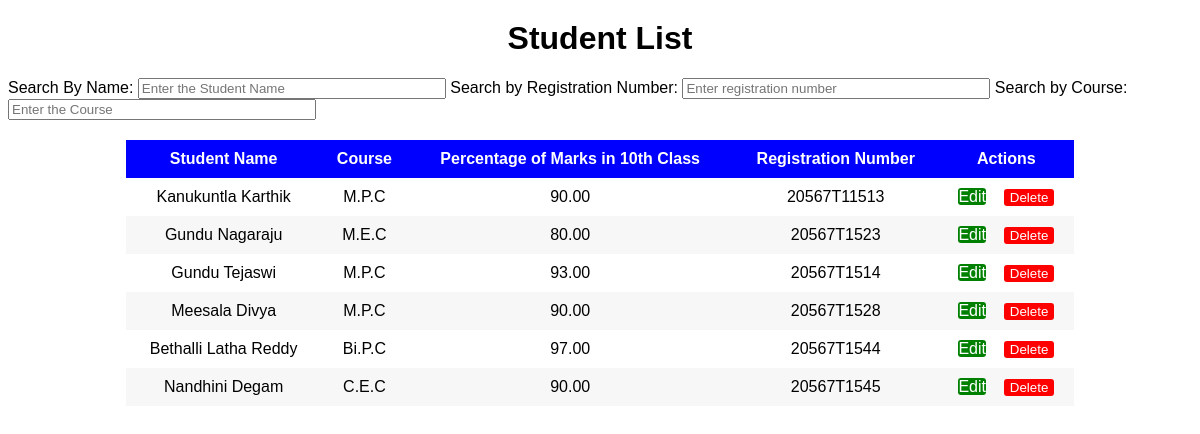
The page /students/ on the database its author committed.
### Student_List/models.py (models this page shows)
class Student(models.Model):
    COURSE_CHOICES = [
        ('Bi.P.C', 'Bi.P.C'),
        ('M.P.C', 'M.P.C'),
        ('M.E.C', 'M.E.C'),
        ('C.E.C', 'C.E.C'),
    ]
    GENDER_CHOICES = [
        ('Male', 'Male'),
        ('Female', 'Female'),
    ]
    COACHING_CHOICES = [
        ('AP CET', 'AP CET'),
        ('IIT', 'IIT'),
        ('AIEEE', 'AIEEE'),
    ]
    HOSTEL_DAY_CHOICES = [
        ('Day Scholer', 'Day Scholer'),
        ('Hostel', 'Hostel'),
    ]
    name=models.CharField(max_length=100)
    roll_number=models.CharField(max_length=10)
    email=models.EmailField(blank=True, default=None, null=True)
    course=models.CharField(max_length=10,choices=COURSE_CHOICES)
    dob=models.DateField(blank=True, default=None, null=True)
    father_name=models.CharField(max_length=20, blank=True, default=None, null=True)
    mother_name=models.CharField(max_length=20, blank=True, default=None, null=True)
    gender=models.CharField(choices=GENDER_CHOICES, max_length=10)
    phone_number=models.CharField(max_length=10, blank=True, default=None, null=True)
    hobbies=models.CharField(blank=True, default=None, null=True, max_length=20)
    percentage_marks=models.DecimalField(max_digits=4,decimal_places=2)
    coaching=models.CharField(choices=COACHING_CHOICES, max_length=10)
    hostel_day=models.CharField(choices=HOSTEL_DAY_CHOICES, max_length=15)
    address=models.CharField(max_length=250, blank=True, default=None, null=True)
    about_yourself=models.CharField(max_length=500, blank=True, default=None, null=True)
    student_photo=models.ImageField(upload_to='images/', null=True)

### Student_List/views.py (the view)
# urls.py: path('students/',views.getall_students,name='students'),
def getall_students(request):
    Data=Student.objects.all()
    return render(request,'application1/student_display.html', {'students':Data})

### templates/application1/student_display.html (shortened to what this page needs)
<!DOCTYPE html>
{% load static %}
<html lang="en">
<head>
    <link rel="stylesheet" href="{% static 'CSS/student_display.css' %}">
</head>
<body>
    <h1>Student List</h1>
    <span>
        <label for="searchName" class="label">Search By Name:</label>
        <input type="text" id="searchName" placeholder="Enter the Student Name" class="C" onkeyup="filterTable()">
    </span>
    <span>
        <label for="searchRoll" class="label">Search by Registration Number:</label>
        <input type="text" id="searchRoll" placeholder="Enter registration number" class="C" onkeyup="filterTable()">
    </span>
    <span>
        <label for="searchCourse" class="label">Search by Course:</label>
        <input type="text" id="searchCourse" placeholder="Enter the Course" class="C" onkeyup="filterTable()">
    </span>
    <table id="studentsTable">
        <tr>
            <th>Student Name</th>
            <th>Course</th>
            <th>Percentage of Marks in 10th Class</th>
            <th>Registration Number</th>
            <th>Actions</th>
        </tr>
        {% for student in students %}
        <tr>
            <td>{{ student.name }}</td>
            <td>{{ student.course }}</td>
            <td>{{ student.percentage_marks }}</td>
            <td>{{ student.roll_number }}</td>
            <td>
                <a href="{% url 'editstudent' student.pk %}" class="A" style="text-decoration: none;">Edit</a>
                <form action="{% url 'deletestudent' student.pk %}" method="post" style="display:inline-block;">
                    <button type="submit" class="B">Delete</button>
                </form>
            </td>
        </tr>
        {% endfor %}
    </table>
</body>
</html>

### static/CSS/student_display.css (style rules this page uses)
body { font-family: Arial, sans-serif; }
h1 { text-align: center; margin-top: 20px; }
table { width: 80%; margin: 0 auto; border-collapse: collapse; margin-top: 20px; }
th, td { padding: 10px; text-align: center; }
th { background-color: blue; color: white; }
tr:nth-child(odd) { background-color: #eeecec66; }
.A { background-color: green; text-align: center; border-radius: 3px; color: white; border: white; }
.B { background-color: red; text-align: center; border-radius: 3px; color: white; border: white; }
.C { width: 300px; }

### rows shown on the page
Student: name "Kanukuntla Karthik", course "M.P.C", percentage_marks "90.00", roll_number "20567T11513"
Student: name "Gundu Nagaraju", course "M.E.C", percentage_marks "80.00", roll_number "20567T1523"
Student: name "Gundu Tejaswi", course "M.P.C", percentage_marks "93.00", roll_number "20567T1514"
Student: name "Meesala Divya", course "M.P.C", percentage_marks "90.00", roll_number "20567T1528"
Student: name "Bethalli Latha Reddy", course "Bi.P.C", percentage_marks "97.00", roll_number "20567T1544"
Student: name "Nandhini Degam", course "C.E.C", percentage_marks "90.00", roll_number "20567T1545"
